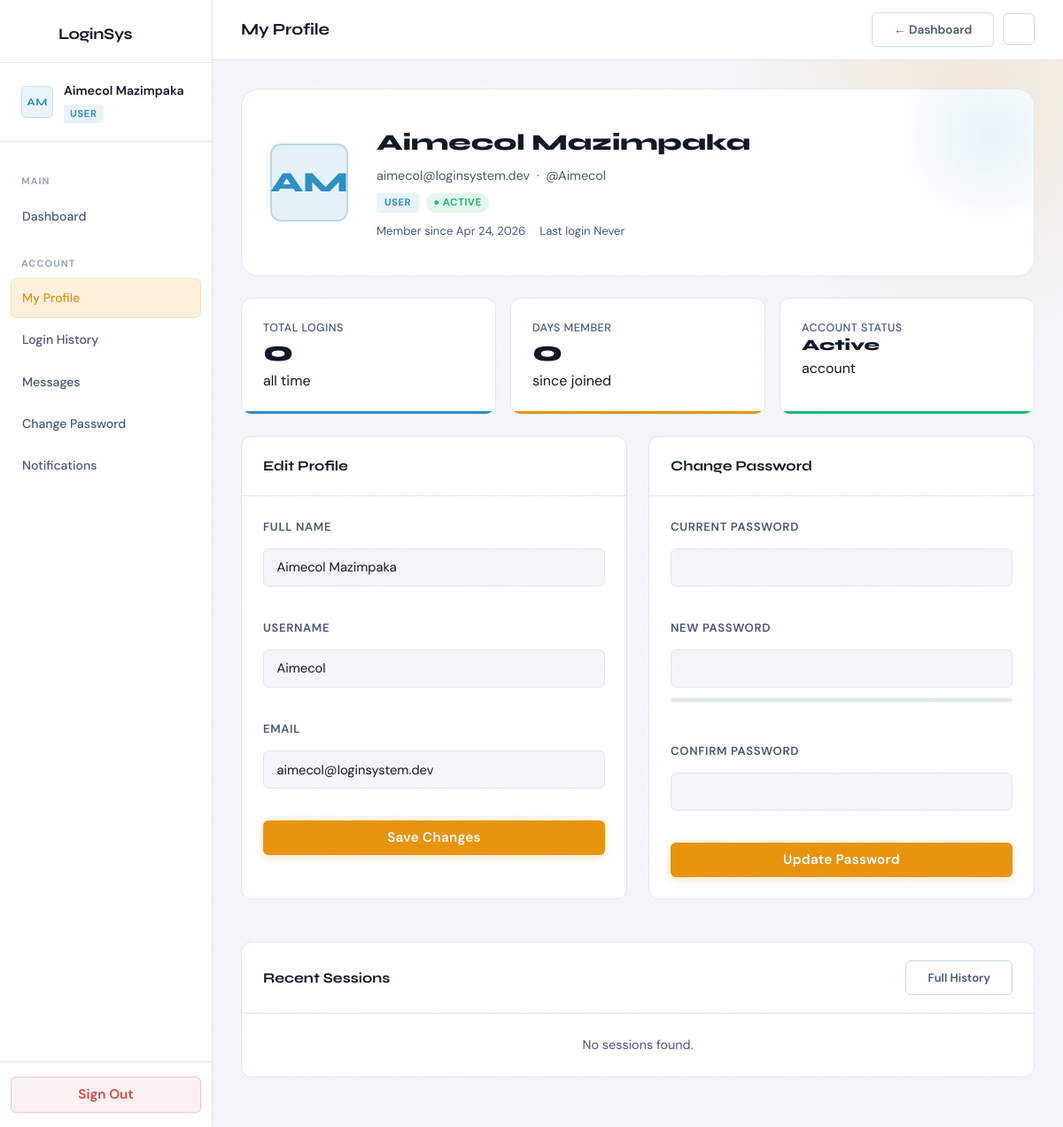
The app's page /user/profile.php (signed in) with its own data.
### tables this page shows
CREATE TABLE IF NOT EXISTS users (
  id               INT(11)      NOT NULL AUTO_INCREMENT,
  username         VARCHAR(60)  NOT NULL,
  email            VARCHAR(120) NOT NULL,
  password         VARCHAR(255) NOT NULL,
  role             ENUM('admin','user') NOT NULL DEFAULT 'user',
  full_name        VARCHAR(100) NOT NULL DEFAULT '',
  avatar_initials  VARCHAR(3)   NOT NULL DEFAULT '',
  last_login       DATETIME     DEFAULT NULL,
  created_at       DATETIME     NOT NULL DEFAULT CURRENT_TIMESTAMP,
  is_active        TINYINT(1)   NOT NULL DEFAULT 1,
  PRIMARY KEY (id),
  UNIQUE KEY uq_username (username),
  UNIQUE KEY uq_email    (email)
);

### includes/auth.php (called while the page is built, shortened)
<?php
function current_name(): string {
    return $_SESSION['full_name'] ?? '';
}
function current_initials(): string {
    return $_SESSION['avatar_initials'] ?? '??';
}
function current_user_id(): ?int {
    return isset($_SESSION['user_id']) ? (int)$_SESSION['user_id'] : null;
}
function e(string $s): string {
    return htmlspecialchars($s, ENT_QUOTES | ENT_SUBSTITUTE, 'UTF-8');
}

### user/profile.php (the view, shortened to what this page needs)
<?php
require_once __DIR__ . '/../includes/auth.php';
$db   = db();
$uid  = current_user_id();
$stmt = $db->prepare('SELECT * FROM users WHERE id = ? LIMIT 1');
$stmt->bind_param('i', $uid);
$stmt->execute();
$profile = $stmt->get_result()->fetch_assoc();
$stmt2 = $db->prepare(
    'SELECT ip_address, login_at, logout_at FROM session_log WHERE user_id = ? ORDER BY login_at DESC LIMIT 5'
);
$stmt2->bind_param('i', $uid);
$stmt2->execute();
$sessions = $stmt2->get_result();
$stmt3 = $db->prepare('SELECT COUNT(*) AS cnt FROM session_log WHERE user_id = ?');
$stmt3->bind_param('i', $uid);
$stmt3->execute();
$total_logins = (int)($stmt3->get_result()->fetch_assoc()['cnt'] ?? 0);
$joined = new DateTime($profile['created_at']);
$days   = (int)(new DateTime())->diff($joined)->days;
?>
<!DOCTYPE html>
<html lang="en">
<head>
  <link rel="stylesheet" href="../css/main.css"/>
</head>
<body>
<div class="dash-layout">
  <aside class="sidebar" id="sidebar">
    <div class="sidebar-brand">
      <div class="brand-icon" style="color:var(--accent);"><?= icon('logo', '', 30) ?></div>
      <span>LoginSys</span>
    </div>
    <div class="sidebar-user">
      <div class="avatar avatar-user"><?= e(current_initials()) ?></div>
      <div class="sidebar-user-info">
        <div class="name"><?= e(current_name()) ?></div>
        <span class="role-badge role-badge-user">User</span>
      </div>
    </div>
    <nav class="sidebar-nav">
      <div class="nav-section-label">Main</div>
      <a href="dashboard.php" class="nav-item"><?= icon('dashboard') ?>Dashboard</a>
      <div class="nav-section-label">Account</div>
      <a href="profile.php" class="nav-item active"><?= icon('profile') ?>My Profile</a>
      <a href="login_history.php" class="nav-item"><?= icon('activity') ?>Login History</a>
      <a href="messages.php" class="nav-item"><?= icon('mail') ?>Messages</a>
      <a href="change_password.php" class="nav-item"><?= icon('key') ?>Change Password</a>
      <a href="notifications.php" class="nav-item"><?= icon('bell') ?>Notifications</a>
    </nav>
    <div class="sidebar-footer">
      <form method="POST" action="../logout.php">
        <button type="submit" class="btn btn-danger" style="width:100%;">
          <?= icon('logout', '', 17) ?> Sign Out
        </button>
      </form>
    </div>
  </aside>
  <div class="dash-main">
    <header class="topbar">
      <div style="display:flex;align-items:center;gap:.75rem;">
        <h1 class="topbar-title"><?= icon('profile', '', 20) ?> My Profile</h1>
      </div>
      <div class="topbar-actions">
        <a href="dashboard.php" class="btn btn-outline" style="font-size:.85rem;">← Dashboard</a>
        <button class="theme-toggle" id="themeToggle" title="Toggle theme">
        </button>
      </div>
    </header>
    <main class="dash-content">
      <div class="profile-hero">
        <div class="user-avatar-lg"><?= e($profile['avatar_initials']) ?></div>
        <div class="hero-info">
          <h1><?= e($profile['full_name']) ?></h1>
          <p><?= e($profile['email']) ?> &nbsp;·&nbsp; @<?= e($profile['username']) ?></p>
          <div style="display:flex;align-items:center;gap:.5rem;">
            <span class="badge badge-user">User</span>
            <?php if ($profile['is_active']): ?>
              <span class="pill-active">● Active</span>
            <?php else: ?>
              <span class="pill-ended">● Inactive</span>
            <?php endif; ?>
          </div>
          <div class="hero-meta">
            <span class="hero-meta-item"><?= icon('calendar', '', 14) ?> Member since <?= date('M j, Y', strtotime($profile['created_at'])) ?></span>
            <span class="hero-meta-item"><?= icon('clock', '', 14) ?> Last login <?= $profile['last_login'] ? date('M j, Y g:i A', strtotime($profile['last_login'])) : 'Never' ?></span>
          </div>
        </div>
      </div>
      <div class="stats-row">
        <div class="stat-card c-blue">
          <div class="stat-label">Total Logins</div>
          <div class="stat-value"><?= $total_logins ?></div>
          <div class="stat-sub">all time</div>
        </div>
        <div class="stat-card c-amber">
          <div class="stat-label">Days Member</div>
          <div class="stat-value"><?= $days ?></div>
          <div class="stat-sub">since joined</div>
        </div>
        <div class="stat-card c-green">
          <div class="stat-label">Account Status</div>
          <div class="stat-value" style="font-size:1.1rem;"><?= $profile['is_active'] ? 'Active' : 'Inactive' ?></div>
          <div class="stat-sub">account</div>
        </div>
      </div>
      <div style="display:grid;grid-template-columns:1fr 1fr;gap:1.5rem;margin-bottom:1.5rem;">
        <div class="section-card">
          <div class="section-card-header">
            <h2><?= icon('profile') ?>Edit Profile</h2>
          </div>
          <form method="POST" action="profile.php" style="padding:1.5rem;display:flex;flex-direction:column;gap:1rem;">
            <div class="form-group">
              <label>Full Name</label>
              <input type="text" name="full_name" value="<?= e($profile['full_name']) ?>" required/>
            </div>
            <div class="form-group">
              <label>Username</label>
              <input type="text" name="username" value="<?= e($profile['username']) ?>" required/>
            </div>
            <div class="form-group">
              <label>Email</label>
              <input type="email" name="email" value="<?= e($profile['email']) ?>" required/>
            </div>
            <div style="display:flex;justify-content:flex-end;">
              <button type="submit" class="btn btn-primary">Save Changes</button>
            </div>
          </form>
        </div>
        <div class="section-card">
          <div class="section-card-header">
            <h2><?= icon('key') ?>Change Password</h2>
          </div>
          <form method="POST" action="profile.php" style="padding:1.5rem;display:flex;flex-direction:column;gap:1rem;">
            <div class="form-group">
              <label>Current Password</label>
              <input type="password" name="current_password" required/>
            </div>
            <div class="form-group">
              <label>New Password</label>
              <input type="password" name="new_password" required oninput="pwStrength(this.value)"/>
              <div class="strength-bar"><div class="strength-fill" id="sf"></div></div>
            </div>
            <div class="form-group">
              <label>Confirm Password</label>
              <input type="password" name="confirm_password" required/>
            </div>
            <div style="display:flex;justify-content:flex-end;">
              <button type="submit" class="btn btn-primary">Update Password</button>
            </div>
          </form>
        </div>
      </div>
      <div class="section-card">
        <div class="section-card-header">
          <h2><?= icon('clock') ?>Recent Sessions</h2>
          <a href="login_history.php" class="btn btn-outline" style="font-size:.82rem;">Full History</a>
        </div>
        <div style="padding:0 1.5rem;">
          <?php if ($sessions->num_rows === 0): ?>
            <p style="color:var(--text-muted);padding:1.5rem 0;text-align:center;font-size:.9rem;">No sessions found.</p>
          <?php endif; ?>
        </div>
      </div>
    </main>
  </div>
</div>
</body>
</html>

### user/profile.php (style rules this page uses)
.profile-hero { background: var(--bg-card); border: 1px solid var(--border); border-radius: var(--radius-lg); padding: 2.5rem 2rem; display: flex; align-items: center; gap: 2rem; margin-bottom: 1.5rem; position: relative; overflow: hidden; }
.profile-hero::before { content: ''; position: absolute; top: -60px; right: -60px; width: 220px; height: 220px; border-radius: 50%; background: radial-gradient(circle, rgba(46,143,196,0.12) 0%, transparent 70%); pointer-events: none; }
.user-avatar-lg { width: 88px; height: 88px; border-radius: var(--radius); background: rgba(46,143,196,0.12); color: var(--user-hue); border: 2px solid rgba(46,143,196,0.25); display: flex; align-items: center; justify-content: center; font-family: var(--font-display); font-size: 2rem; font-weight: 800; flex-shrink: 0; }
.hero-info h1 { font-family: var(--font-display); font-size: 1.6rem; font-weight: 800; margin-bottom: .3rem; }
.hero-info p { color: var(--text-muted); font-size: .9rem; margin-bottom: .5rem; }
.hero-meta { display: flex; flex-wrap: wrap; gap: 1rem; margin-top: .6rem; }
.hero-meta-item { display: flex; align-items: center; gap: .4rem; font-size: .82rem; color: var(--text-muted); }
.stats-row { display: grid; grid-template-columns: repeat(auto-fit, minmax(140px, 1fr)); gap: 1rem; margin-bottom: 1.5rem; }
.form-group { display: flex; flex-direction: column; gap: .4rem; }
.form-group label { font-size: .82rem; font-weight: 600; color: var(--text-muted); text-transform: uppercase; letter-spacing: .05em; }
.form-group input { background: var(--bg); border: 1px solid var(--border); border-radius: var(--radius-sm); padding: .65rem .9rem; color: var(--text); font-family: var(--font-body); font-size: .92rem; transition: border-color .2s, box-shadow .2s; width: 100%; }
.strength-bar { height: 4px; border-radius: 2px; background: var(--border); margin-top: 6px; overflow: hidden; }
.pill-active { font-size: .72rem; font-weight: 700; background: rgba(34,184,110,0.12); color: var(--success); padding: 2px 8px; border-radius: 20px; text-transform: uppercase; letter-spacing: .04em; }

### records on screen
users: avatar_initials "AM", full_name "Aimecol Mazimpaka", email "aimecol@loginsystem.dev", username "Aimecol", created_at "Apr 24, 2026"

### other values on screen
current_initials() "AM"
current_name() "Aimecol Mazimpaka"
$total_logins "0"
